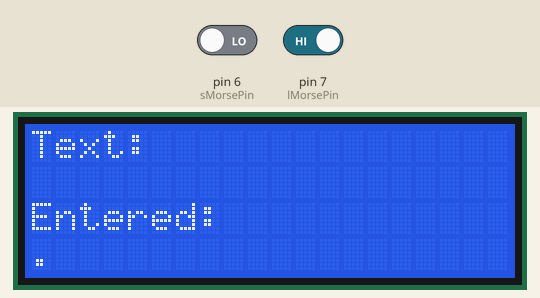
Simulated run of this sketch. Board: Arduino Uno, built with avr-gcc and run on an emulated ATmega328P. On the bench: 20×4 character LCD. The inputs (shaded band) are chosen by the test bench; at power-on: pin 6 (sMorsePin) LOW, pin 7 (lMorsePin) HIGH. What the sketch prints to the serial monitor is not drawn.

Above: at 1.2 s.
1.3 s: pin 6 (sMorsePin) driven HIGH
At 3.1 s:
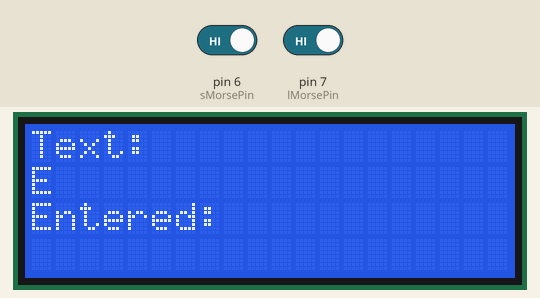
3.4 s: pin 7 (lMorsePin) driven LOW
4.9 s: pin 7 (lMorsePin) driven HIGH
7.0 s: pin 6 (sMorsePin) driven LOW
8.5 s: pin 6 (sMorsePin) driven HIGH
At 10.0 s:
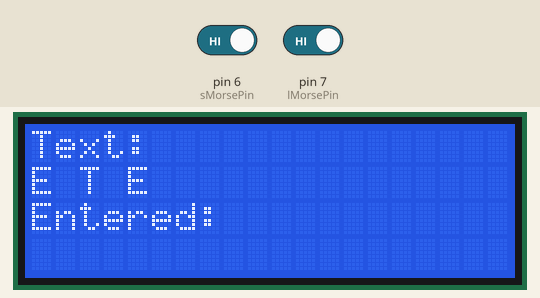
10.6 s: pin 7 (lMorsePin) driven LOW
Timing chart, 0 to 13.1 s (numbered marks = the images above; inputs shaded):
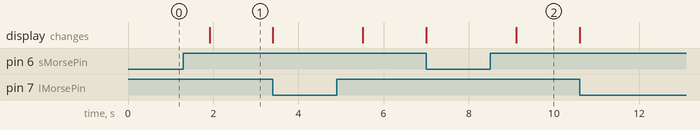

The sketch:

MorseLCD2B.ino
```cpp
#include <LiquidCrystal.h>
#include<string.h>

//Followed http://web.cecs.pdx.edu/~eas199/B/howto/arduino/Arduino_programming_part6_notes.pdf
/*
 * 1: gnd
 * 2: +5V
 * 3: potentiometer to change contrast for letters
 * 4: pin 8
 * 5: gnd
 * 6: pin 9
 * 7:
 * 8:
 * 9:
 * 10:
 * 11: pin 10
 * 12: pin 11
 * 13: pin 12
 * 14: pin 13
 * 15: +5V (through potentiometer or resistor to change background brightness)
 * 16: gnd
 */

#define BREAKCHAR 600
#define ADDSPACE 1800

 //Create LCD object
LiquidCrystal lcd(8, 9, 10, 11, 12, 13 );

const int sMorsePin = 6;
const int lMorsePin = 7;

void setup() {
  pinMode(sMorsePin, INPUT);
  pinMode(lMorsePin, INPUT);

  Serial.begin(9600);

  // set up the LCD's number of columns and rows:
  lcd.begin(20, 4);

  lcd.print("Text:");
  lcd.setCursor(0,2);
  lcd.print("Entered:");
}


void loop() {
  static int written3 = 0, spaceCounter = 0;
  static char buf[21] = {0};
  static int bufIdx = 0, textIdx = 0;

  //Prints entered char  and clears buf and line3
  if (spaceCounter >= BREAKCHAR){
    lcd.setCursor(textIdx, 1);
    char c = morseToChar(buf);
    lcd.print(c);
    Serial.print(c);
    textIdx++;
    clearArray(buf,21);
    clearLine(3);
    bufIdx = 0;
    written3 = 0;
  }
  if (written3 >= 20){
    clearLine(3);
    written3 = 0;
  }


  //paus here until a buttons pressed, so that too many spaces are not printed because of the last while loop.
  while(digitalRead(lMorsePin) && digitalRead(sMorsePin)){
    if (spaceCounter <= ADDSPACE){
      spaceCounter++;
    }
    delay(1);
  }

  if (spaceCounter >= ADDSPACE){
    Serial.print(' ');
    //Dont need to print space, just move cursor
    textIdx++;
  }
  spaceCounter = 0;

  //resets the line
  if (textIdx >= 20){
    clearLine(1);
    textIdx = 0;
  }


  //when button for short is pressed
  if (digitalRead(sMorsePin) == 0){
    lcd.setCursor(written3,3);
    lcd.print(".");
    buf[bufIdx] = '.';
    bufIdx++;
    written3++;
    spaceCounter = 0;
  }
  //when button for long is pressed
  else if (digitalRead(lMorsePin) == 0){
    lcd.setCursor(written3,3);
    lcd.print("-");
    buf[bufIdx] = '-';
    bufIdx++;
    written3++;
    spaceCounter = 0;
  }

  //makes sure that the program pauses here until all buttons are released to avoid regestering multiple presses
  while(digitalRead(lMorsePin)==0 || digitalRead(sMorsePin)==0){
    delay(1);
  }

  //Loop to measure time between button presses
  while (digitalRead(lMorsePin) && digitalRead(sMorsePin)){
    delay(1);
    //to avoid integer overflows
    if (spaceCounter <= BREAKCHAR){
        spaceCounter++;
    } else{
      break;
    }
  }


}


//Translates morse to alphanumerical
char morseToChar(char str[]){
    //A,B,...,Y,Z
    char *alphamorse[] = {".-","-...","-.-.","-..",".","..-.","--.","....","..",".---",
                    "-.-",".-..","--","-.","---",".--.","--.-",".-.","...","-","..-",
                    "...-",".--","-..-","-.--","--.."};
    int alen = 26;
    // 0,1,...,9
    char *nummorse[] = {"-----",".----","..---","...--","....-",".....","-....","--...","---..","----."};
    int nlen = 10;

    for (int i = 0; i < alen; i++){
        int r = strcmp(str, alphamorse[i]);
        if (r == 0){
            return (char)(i+'A');
        }
    }

    for (int i = 0; i < nlen; i++){
        int r = strcmp(str, nummorse[i]);
        if (r == 0){
            switch (i){
                case 0:
                    return '0';
                case 1:
                    return '1';
                case 2:
                    return '2';
                case 3:
                    return '3';
                case 4:
                    return '4';
                case 5:
                    return '5';
                case 6:
                    return '6';
                case 7:
                    return '7';
                case 8:
                    return '8';
                case 9:
                    return '9';
            }
        }
    }

    return '?';
}


void clearLine(int line){
  char arr[21] = {0};
  for (int i = 0; i < 20; i++){
    arr[i] = ' ';
  }
  lcd.setCursor(0,line);
  lcd.print(arr);
  return NULL;
}

void clearArray(char *arr, int len){
  for (int i = 0; i < len; i++){
    arr[i] = 0;
  }
  return NULL;
}
```

Measured:
- after the input at 1.3 s, the display: changes after 0.61 s (image 1)
- after the input at 8.5 s, the display: changes after 0.61 s (image 2)
